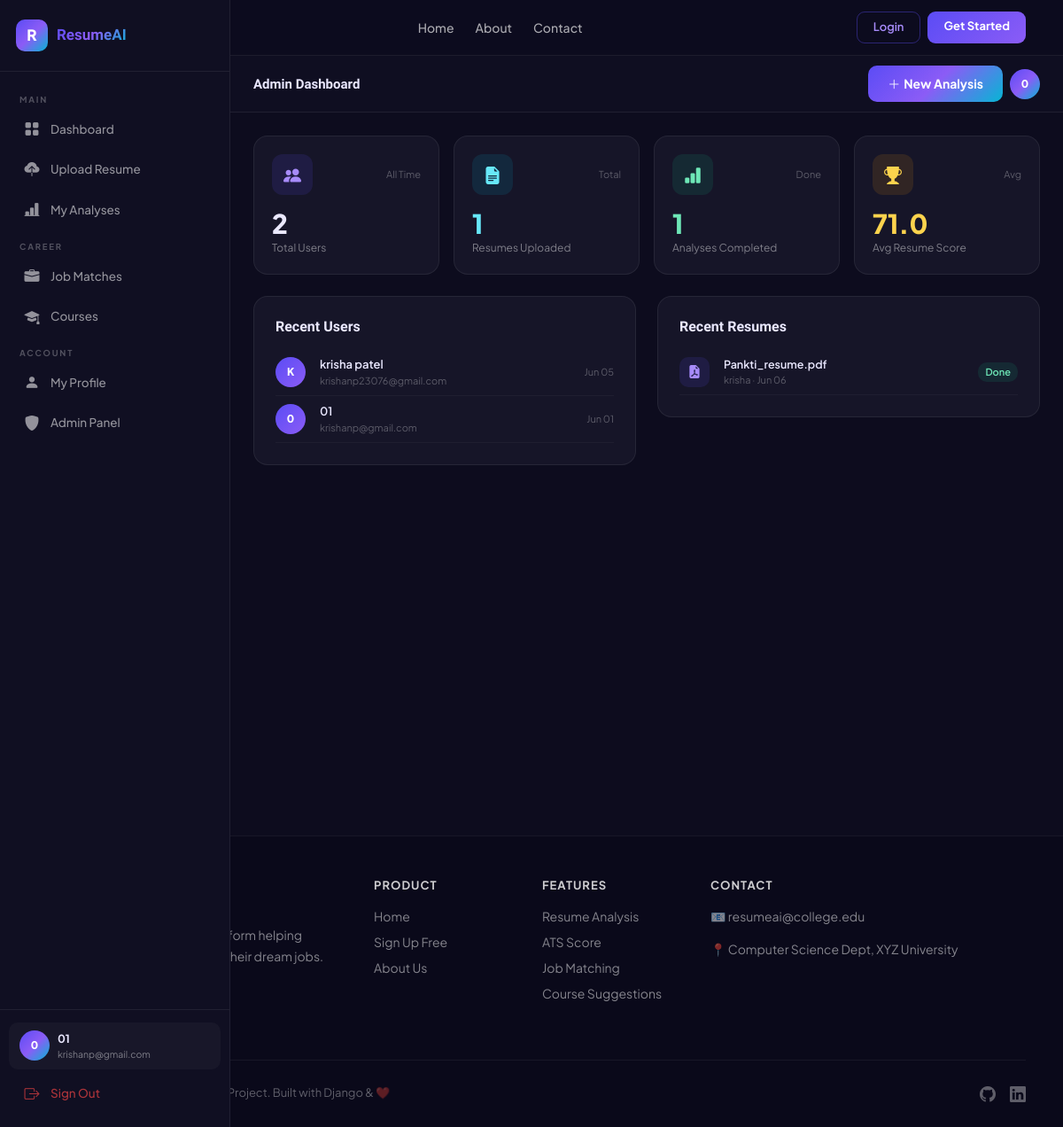
Page /admin-panel/ (signed in) on the committed database.
### analyzer/models.py (models this page shows, shortened)
class Resume(models.Model):
    STATUS_CHOICES = [
        ('pending', 'Pending'),
        ('analyzing', 'Analyzing'),
        ('completed', 'Completed'),
        ('failed', 'Failed'),
    ]
    user = models.ForeignKey(User, on_delete=models.CASCADE, related_name='resumes')
    file = models.FileField(upload_to='resumes/')
    original_filename = models.CharField(max_length=255)
    uploaded_at = models.DateTimeField(auto_now_add=True)
    status = models.CharField(max_length=20, choices=STATUS_CHOICES, default='pending')
    is_active = models.BooleanField(default=True)
    class Meta:
        ordering = ['-uploaded_at']

### dashboard/views.py (the view)
# urls.py: path('admin-panel/', views.admin_dashboard, name='admin_dashboard'),
@login_required
@user_passes_test(is_admin)
def admin_dashboard(request):
    total_users = User.objects.count()
    total_resumes = Resume.objects.count()
    total_analyses = ResumeAnalysis.objects.count()
    avg_resume_score = ResumeAnalysis.objects.aggregate(avg=Avg('resume_score'))['avg'] or 0
    avg_ats_score = ResumeAnalysis.objects.aggregate(avg=Avg('ats_score'))['avg'] or 0
    recent_users = User.objects.order_by('-date_joined')[:10]
    recent_resumes = Resume.objects.order_by('-uploaded_at')[:10]
    role_data = ResumeAnalysis.objects.values('detected_role').annotate(
        count=Count('id')).order_by('-count')[:6]
    context = {
        'total_users': total_users,
        'total_resumes': total_resumes,
        'total_analyses': total_analyses,
        'avg_resume_score': round(avg_resume_score, 1),
        'avg_ats_score': round(avg_ats_score, 1),
        'recent_users': recent_users,
        'recent_resumes': recent_resumes,
        'role_data': role_data,
    }
    return render(request, 'dashboard/admin_dashboard.html', context)

### dashboard/views.py (called while the page is built)
def is_admin(user):
    return user.is_staff or user.is_superuser

### templates/dashboard/admin_dashboard.html (shortened to what this page needs)
{% extends 'base.html' %}
{% block page_title %}Admin Dashboard{% endblock %}
{% block content %}
<div class="row g-3 mb-4">
  <div class="col-6 col-lg-3"><div class="stat-card"><div class="d-flex align-items-center justify-content-between mb-3"><div class="stat-icon" style="background:rgba(91,76,245,.13)"><i class="bi bi-people-fill" style="color:#A78BFA"></i></div><span style="font-size:11px;color:rgba(255,255,255,.3)">All Time</span></div><div class="stat-val">{{ total_users }}</div><div class="stat-lbl">Total Users</div></div></div>
  <div class="col-6 col-lg-3"><div class="stat-card"><div class="d-flex align-items-center justify-content-between mb-3"><div class="stat-icon" style="background:rgba(6,182,212,.12)"><i class="bi bi-file-earmark-text-fill" style="color:#67E8F9"></i></div><span style="font-size:11px;color:rgba(255,255,255,.3)">Total</span></div><div class="stat-val" style="color:#67E8F9">{{ total_resumes }}</div><div class="stat-lbl">Resumes Uploaded</div></div></div>
  <div class="col-6 col-lg-3"><div class="stat-card"><div class="d-flex align-items-center justify-content-between mb-3"><div class="stat-icon" style="background:rgba(16,185,129,.12)"><i class="bi bi-bar-chart-fill" style="color:#6EE7B7"></i></div><span style="font-size:11px;color:rgba(255,255,255,.3)">Done</span></div><div class="stat-val" style="color:#6EE7B7">{{ total_analyses }}</div><div class="stat-lbl">Analyses Completed</div></div></div>
  <div class="col-6 col-lg-3"><div class="stat-card"><div class="d-flex align-items-center justify-content-between mb-3"><div class="stat-icon" style="background:rgba(245,158,11,.12)"><i class="bi bi-trophy-fill" style="color:#FCD34D"></i></div><span style="font-size:11px;color:rgba(255,255,255,.3)">Avg</span></div><div class="stat-val" style="color:#FCD34D">{{ avg_resume_score }}</div><div class="stat-lbl">Avg Resume Score</div></div></div>
</div>
<div class="row g-4">
  <div class="col-lg-6"><div class="card-d p-4"><h6 style="font-family:'Sora',sans-serif;font-weight:700;margin-bottom:16px">Recent Users</h6>{% for u in recent_users %}<div class="d-flex align-items-center gap-3 py-2" style="border-bottom:1px solid rgba(255,255,255,.04)"><div style="width:34px;height:34px;border-radius:50%;background:linear-gradient(135deg,#5B4CF5,#8B5CF6);display:flex;align-items:center;justify-content:center;font-weight:800;font-size:12px;color:#fff;flex-shrink:0">{{ u.first_name|slice:":1"|default:u.username|slice:":1"|upper }}</div><div style="flex:1;min-width:0"><div style="font-size:13px;font-weight:600">{{ u.get_full_name|default:u.username }}</div><div style="font-size:11px;color:rgba(255,255,255,.3)">{{ u.email }}</div></div><div style="font-size:11px;color:rgba(255,255,255,.3)">{{ u.date_joined|date:"M d" }}</div></div>{% empty %}<p style="color:rgba(255,255,255,.3);font-size:13px;text-align:center;padding:14px 0">No users yet</p>{% endfor %}</div></div>
  <div class="col-lg-6"><div class="card-d p-4"><h6 style="font-family:'Sora',sans-serif;font-weight:700;margin-bottom:16px">Recent Resumes</h6>{% for r in recent_resumes %}<div class="d-flex align-items-center gap-3 py-2" style="border-bottom:1px solid rgba(255,255,255,.04)"><div style="width:34px;height:34px;border-radius:10px;background:rgba(91,76,245,.13);display:flex;align-items:center;justify-content:center;flex-shrink:0"><i class="bi bi-file-earmark-pdf-fill" style="color:#A78BFA;font-size:15px"></i></div><div style="flex:1;min-width:0"><div style="font-size:12.5px;font-weight:600;white-space:nowrap;overflow:hidden;text-overflow:ellipsis">{{ r.original_filename }}</div><div style="font-size:11px;color:rgba(255,255,255,.3)">{{ r.user.username }} · {{ r.uploaded_at|date:"M d" }}</div></div>{% if r.status == 'completed' %}<span style="font-size:11px;background:rgba(16,185,129,.12);color:#6EE7B7;padding:3px 8px;border-radius:10px;font-weight:600">Done</span>{% else %}<span style="font-size:11px;background:rgba(245,158,11,.1);color:#FCD34D;padding:3px 8px;border-radius:10px;font-weight:600">{{ r.status }}</span>{% endif %}</div>{% empty %}<p style="color:rgba(255,255,255,.3);font-size:13px;text-align:center;padding:14px 0">No resumes yet</p>{% endfor %}</div></div>
</div>
{% endblock %}

### templates/base.html (shortened to what this page needs)
<!DOCTYPE html>
<html lang="en">
<head>
<link href="https://cdn.jsdelivr.net/npm/bootstrap@5.3.2/dist/css/bootstrap.min.css" rel="stylesheet"/>
<link href="https://cdn.jsdelivr.net/npm/bootstrap-icons@1.11.3/font/bootstrap-icons.css" rel="stylesheet"/>
</head>
<body style="background:#0D0C1E;color:#EAE8FF">
    {% include 'partials/navbar.html' %}
{% if user.is_authenticated %}
<nav id="sidebar">
  <div class="sb-brand">
    <div class="sb-logo">R</div>
    <span class="sb-name">ResumeAI</span>
  </div>
  <div class="sb-nav">
    <div class="sb-sec">Main</div>
    <a href="{% url 'dashboard' %}" class="sb-link {% if request.resolver_match.url_name == 'dashboard' %}active{% endif %}">
      <i class="bi bi-grid-fill"></i> Dashboard
    </a>
    <a href="{% url 'upload_resume' %}" class="sb-link {% if request.resolver_match.url_name == 'upload_resume' %}active{% endif %}">
      <i class="bi bi-cloud-upload-fill"></i> Upload Resume
    </a>
    <a href="{% url 'analysis_list' %}" class="sb-link {% if request.resolver_match.url_name == 'analysis_list' %}active{% endif %}">
      <i class="bi bi-bar-chart-line-fill"></i> My Analyses
    </a>
    <div class="sb-sec">Career</div>
    <a href="{% url 'job_recommendations' %}" class="sb-link {% if request.resolver_match.url_name == 'job_recommendations' %}active{% endif %}">
      <i class="bi bi-briefcase-fill"></i> Job Matches
    </a>
    <a href="{% url 'course_recommendations' %}" class="sb-link {% if request.resolver_match.url_name == 'course_recommendations' %}active{% endif %}">
      <i class="bi bi-mortarboard-fill"></i> Courses
    </a>
    <div class="sb-sec">Account</div>
    <a href="{% url 'profile' %}" class="sb-link {% if request.resolver_match.url_name == 'profile' %}active{% endif %}">
      <i class="bi bi-person-fill"></i> My Profile
    </a>
    {% if user.is_staff %}
    <a href="{% url 'admin_dashboard' %}" class="sb-link">
      <i class="bi bi-shield-fill"></i> Admin Panel
    </a>
    {% endif %}
  </div>
  <div class="sb-foot">
    <div class="sb-user">
      <div class="avatar">{{ user.first_name|slice:":1"|default:user.username|slice:":1"|upper }}</div>
      <div style="min-width:0">
        <div style="font-size:12.5px;font-weight:700;overflow:hidden;text-overflow:ellipsis;white-space:nowrap">{{ user.get_full_name|default:user.username }}</div>
        <div style="font-size:10.5px;color:rgba(255,255,255,0.45)">{{ user.email|truncatechars:20 }}</div>
      </div>
    </div>
    <a href="{% url 'logout' %}" class="sb-link" style="color:rgba(239,68,68,.7)">
      <i class="bi bi-box-arrow-right"></i> Sign Out
    </a>
  </div>
</nav>
<div id="main">
  <div class="topbar">
    <div class="d-flex align-items-center gap-3">
      <h6 class="mb-0" style="font-family:'Sora',sans-serif;font-size:15px;font-weight:700">{% block page_title %}Dashboard{% endblock %}</h6>
    </div>
    <div class="d-flex align-items-center gap-2">
      <a href="{% url 'upload_resume' %}" class="btn btn-g btn-sm d-none d-md-flex align-items-center gap-1">
        <i class="bi bi-plus-lg"></i> New Analysis
      </a>
      <div class="avatar" style="cursor:pointer" onclick="location.href='{% url 'profile' %}'">
        {{ user.first_name|slice:":1"|default:user.username|slice:":1"|upper }}
      </div>
    </div>
  </div>
  <div class="page-body">
    {% block content %}{% endblock %}
  </div>
</div>
{% endif %}
{% include 'partials/footer.html' %}
</body>
</html>

### templates/base.html (style rules this page uses)
* { margin:0;padding:0;box-sizing:border-box }
body { font-family:'Plus Jakarta Sans',sans-serif;background:#0D0C1E;color:#EAE8FF;min-height:100vh }
#sidebar { position:fixed;top:0;left:0;bottom:0;width:260px;background:#100F22;border-right:1px solid rgba(255,255,255,0.07);z-index:1000;display:flex;flex-direction:column;overflow-y:auto;transition:transform .3s }
.sb-brand { padding:22px 18px;border-bottom:1px solid rgba(255,255,255,0.07);display:flex;align-items:center;gap:10px }
.sb-logo { width:36px;height:36px;border-radius:10px;background:linear-gradient(135deg,#5B4CF5,#8B5CF6,#06B6D4);display:flex;align-items:center;justify-content:center;font-weight:800;font-size:17px;color:#fff;flex-shrink:0 }
.sb-name { font-family:'Sora',sans-serif;font-weight:800;font-size:17px;background:linear-gradient(135deg,#5B4CF5,#8B5CF6,#06B6D4);-webkit-background-clip:text;-webkit-text-fill-color:transparent }
.sb-nav { padding:14px 10px;flex:1 }
.sb-sec { font-size:9.5px;font-weight:700;letter-spacing:1.8px;color:rgba(255,255,255,0.28);text-transform:uppercase;padding:10px 12px 5px }
.sb-link { display:flex;align-items:center;gap:11px;padding:9px 13px;border-radius:10px;color:rgba(255,255,255,0.55);text-decoration:none;font-size:13.5px;font-weight:500;transition:all .2s;margin-bottom:2px;border-left:3px solid transparent }
.sb-link i { font-size:17px;width:20px;text-align:center }
.sb-foot { padding:14px 10px;border-top:1px solid rgba(255,255,255,0.07) }
.sb-user { display:flex;align-items:center;gap:9px;padding:9px 12px;border-radius:10px;background:rgba(255,255,255,0.03);margin-bottom:6px }
.avatar { width:34px;height:34px;border-radius:50%;background:linear-gradient(135deg,#5B4CF5,#8B5CF6,#06B6D4);display:flex;align-items:center;justify-content:center;font-weight:800;font-size:12px;color:#fff;flex-shrink:0 }
#main { margin-left:260px;min-height:100vh;transition:margin-left .3s }
.topbar { background:rgba(16,15,34,0.96);backdrop-filter:blur(14px);border-bottom:1px solid rgba(255,255,255,0.07);padding:11px 26px;position:sticky;top:0;z-index:100;display:flex;align-items:center;justify-content:space-between }
.page-body { padding:26px }
.card-d { background:#161528;border:1px solid rgba(255,255,255,0.07);border-radius:16px }
.stat-card { background:#161528;border:1px solid rgba(255,255,255,0.07);border-radius:16px;padding:20px;transition:transform .2s,box-shadow .2s }
.stat-icon { width:46px;height:46px;border-radius:12px;display:flex;align-items:center;justify-content:center;font-size:20px }
.stat-val { font-size:30px;font-weight:800;line-height:1.1 }
.stat-lbl { font-size:12px;color:rgba(255,255,255,0.45);margin-top:2px }
.btn-g { background:linear-gradient(135deg,#5B4CF5,#8B5CF6,#06B6D4);border:none;color:#fff;font-weight:700;border-radius:10px;padding:10px 22px;transition:all .2s;font-size:14px }

### rows in the picture
Resume: original_filename "Pankti_resume.pdf", user.username "krisha", uploaded_at "Jun 06", status "Done"

### other values in the picture
{{ user.first_name|slice:":1"|default:user.username|slice:":1"|upper }} "0"
{{ user.get_full_name|default:user.username }} "01"
{{ user.email|truncatechars:20 }} "krishanp@gmail.com"
{{ total_users }} "2"
{{ total_resumes }} "1"
{{ total_analyses }} "1"
{{ avg_resume_score }} "71.0"
{{ u.first_name|slice:":1"|default:u.username|slice:":1"|upper }} "K"
{{ u.get_full_name|default:u.username }} "krisha patel"
{{ u.email }} "krishanp23076@gmail.com"
{{ u.date_joined|date:"M d" }} "Jun 05"
{{ u.first_name|slice:":1"|default:u.username|slice:":1"|upper }} "0"
{{ u.get_full_name|default:u.username }} "01"
{{ u.email }} "krishanp@gmail.com"
{{ u.date_joined|date:"M d" }} "Jun 01"
